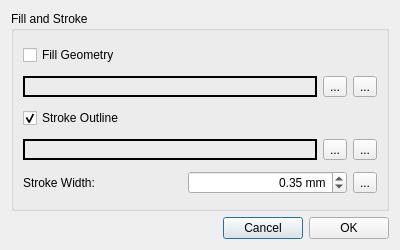
<?xml version="1.0" encoding="UTF-8"?>
<ui version="4.0">
 <class>ExportSvgDialog</class>
 <widget class="QDialog" name="ExportSvgDialog">
  <property name="geometry">
   <rect>
    <x>0</x>
    <y>0</y>
    <width>400</width>
    <height>250</height>
   </rect>
  </property>
  <property name="windowTitle">
   <string>Export SVG Options</string>
  </property>
  <layout class="QVBoxLayout" name="verticalLayout">
   <item>
    <widget class="QGroupBox" name="groupFillStroke">
     <property name="title">
      <string>Fill and Stroke</string>
     </property>
     <layout class="QVBoxLayout" name="verticalLayoutFillStroke">
      <item>
       <widget class="QCheckBox" name="checkBoxEnableFill">
        <property name="toolTip">
         <string>Enable filling of exported geometry with a color.</string>
        </property>
        <property name="text">
         <string>Fill Geometry</string>
        </property>
        <property name="checked">
         <bool>false</bool>
        </property>
       </widget>
      </item>
      <item>
       <layout class="QHBoxLayout" name="horizontalLayoutFillColor">
        <item>
         <widget class="QLabel" name="labelFillColor">
          <property name="minimumSize">
           <size>
            <width>100</width>
            <height>0</height>
           </size>
          </property>
          <property name="frameShape">
           <enum>QFrame::Box</enum>
          </property>
          <property name="lineWidth">
           <number>2</number>
          </property>
          <property name="text">
           <string/>
          </property>
         </widget>
        </item>
        <item>
         <widget class="QToolButton" name="toolButtonFillColorReset">
          <property name="text">
           <string>...</string>
          </property>
         </widget>
        </item>
        <item>
         <widget class="QToolButton" name="toolButtonFillColor">
          <property name="text">
           <string>...</string>
          </property>
         </widget>
        </item>
       </layout>
      </item>
      <item>
       <widget class="QCheckBox" name="checkBoxEnableStroke">
        <property name="toolTip">
         <string>Enable outline stroke for exported geometry.</string>
        </property>
        <property name="text">
         <string>Stroke Outline</string>
        </property>
        <property name="checked">
         <bool>true</bool>
        </property>
       </widget>
      </item>
      <item>
       <layout class="QHBoxLayout" name="horizontalLayoutStrokeColor">
        <item>
         <widget class="QLabel" name="labelStrokeColor">
          <property name="minimumSize">
           <size>
            <width>100</width>
            <height>0</height>
           </size>
          </property>
          <property name="frameShape">
           <enum>QFrame::Box</enum>
          </property>
          <property name="lineWidth">
           <number>2</number>
          </property>
          <property name="text">
           <string/>
          </property>
         </widget>
        </item>
        <item>
         <widget class="QToolButton" name="toolButtonStrokeColorReset">
          <property name="text">
           <string>...</string>
          </property>
         </widget>
        </item>
        <item>
         <widget class="QToolButton" name="toolButtonStrokeColor">
          <property name="text">
           <string>...</string>
          </property>
         </widget>
        </item>
       </layout>
      </item>
      <item>
       <layout class="QHBoxLayout" name="horizontalLayoutStrokeWidth">
        <item>
         <widget class="QLabel" name="labelStrokeWidth">
          <property name="text">
           <string>Stroke Width:</string>
          </property>
         </widget>
        </item>
        <item>
         <widget class="QDoubleSpinBox" name="doubleSpinBoxStrokeWidth">
          <property name="alignment">
           <set>Qt::AlignRight|Qt::AlignTrailing|Qt::AlignVCenter</set>
          </property>
          <property name="suffix">
           <string> mm</string>
          </property>
          <property name="decimals">
           <number>2</number>
          </property>
          <property name="minimum">
           <double>0.01</double>
          </property>
          <property name="maximum">
           <double>10.00</double>
          </property>
          <property name="singleStep">
           <double>0.10</double>
          </property>
          <property name="value">
           <double>0.35</double>
          </property>
         </widget>
        </item>
        <item>
         <widget class="QToolButton" name="toolButtonStrokeWidthReset">
          <property name="text">
           <string>...</string>
          </property>
         </widget>
        </item>
       </layout>
      </item>
     </layout>
    </widget>
   </item>
   <item>
    <layout class="QHBoxLayout" name="horizontalLayoutDialogButtons">
     <item>
      <spacer name="horizontalSpacerDialogButtons">
       <property name="orientation">
        <enum>Qt::Horizontal</enum>
       </property>
       <property name="sizeHint" stdset="0">
        <size>
         <width>40</width>
         <height>20</height>
        </size>
       </property>
      </spacer>
     </item>
     <item>
      <widget class="QPushButton" name="pushButtonCancel">
       <property name="text">
        <string>Cancel</string>
       </property>
      </widget>
     </item>
     <item>
      <widget class="QPushButton" name="pushButtonOk">
       <property name="text">
        <string>OK</string>
       </property>
      </widget>
     </item>
    </layout>
   </item>
  </layout>
 </widget>
 <tabstops>
  <tabstop>checkBoxEnableFill</tabstop>
  <tabstop>toolButtonFillColorReset</tabstop>
  <tabstop>toolButtonFillColor</tabstop>
  <tabstop>checkBoxEnableStroke</tabstop>
  <tabstop>toolButtonStrokeColorReset</tabstop>
  <tabstop>toolButtonStrokeColor</tabstop>
  <tabstop>doubleSpinBoxStrokeWidth</tabstop>
  <tabstop>toolButtonStrokeWidthReset</tabstop>
  <tabstop>pushButtonCancel</tabstop>
  <tabstop>pushButtonOk</tabstop>
 </tabstops>
 <resources/>
 <connections>
  <connection>
   <sender>pushButtonOk</sender>
   <signal>clicked()</signal>
   <receiver>ExportSvgDialog</receiver>
   <slot>accept()</slot>
  </connection>
  <connection>
   <sender>pushButtonCancel</sender>
   <signal>clicked()</signal>
   <receiver>ExportSvgDialog</receiver>
   <slot>reject()</slot>
  </connection>
 </connections>
</ui> 
